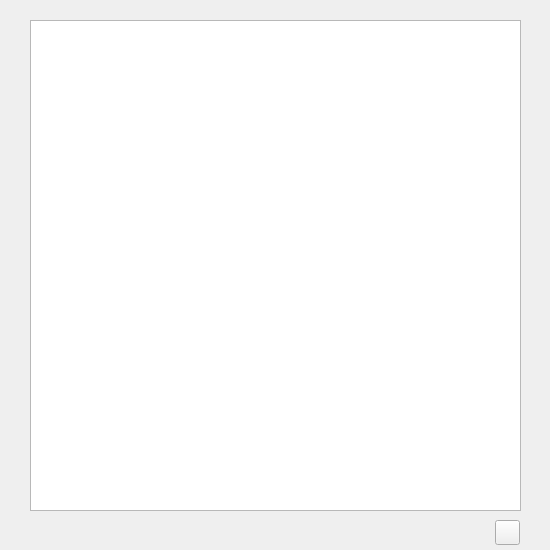
<?xml version="1.0" encoding="UTF-8"?>
<ui version="4.0">
 <class>Form</class>
 <widget class="QWidget" name="Form">
  <property name="geometry">
   <rect>
    <x>0</x>
    <y>0</y>
    <width>550</width>
    <height>550</height>
   </rect>
  </property>
  <property name="windowTitle">
   <string>Stock In List</string>
  </property>
  <widget class="QTextBrowser" name="showlist">
   <property name="geometry">
    <rect>
     <x>30</x>
     <y>20</y>
     <width>491</width>
     <height>491</height>
    </rect>
   </property>
   <property name="font">
    <font>
     <family>Microsoft Sans Serif</family>
     <pointsize>10</pointsize>
     <weight>50</weight>
     <bold>false</bold>
    </font>
   </property>
  </widget>
  <widget class="QPushButton" name="closebutton">
   <property name="geometry">
    <rect>
     <x>495</x>
     <y>520</y>
     <width>25</width>
     <height>25</height>
    </rect>
   </property>
   <property name="font">
    <font>
     <family>Microsoft Sans Serif</family>
     <pointsize>10</pointsize>
     <weight>50</weight>
     <bold>false</bold>
    </font>
   </property>
   <property name="text">
    <string/>
   </property>
   <property name="icon">
    <iconset>
     <normaloff>pic/exit.png</normaloff>pic/exit.png</iconset>
   </property>
   <property name="iconSize">
    <size>
     <width>25</width>
     <height>25</height>
    </size>
   </property>
  </widget>
 </widget>
 <resources/>
 <connections/>
</ui>
